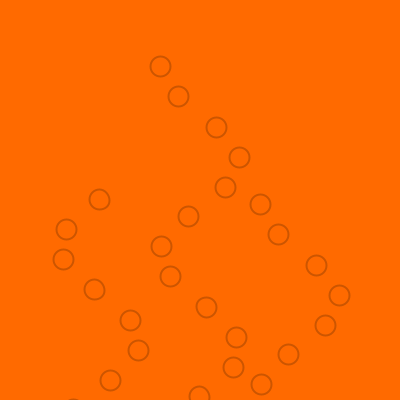
Frame 1 (no input)
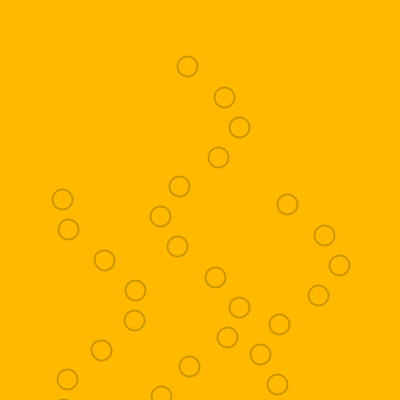
Frame 60 (the mouse pressed at the canvas centre just before this capture)
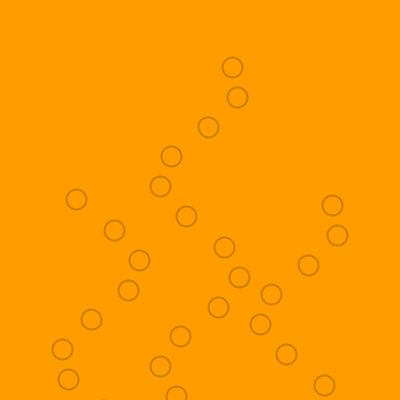
Frame 120 (the mouse held since frame 60 and released just before this capture)

The Processing sketch that drew these frames (run headless with seeded random() and noise(); from frame 60 on, the mouse is pressed at the canvas centre):

// Processing sketch: processing_121264
// ── processing_121264.pde

float counter = 0;

void setup()
{
  size(400, 400);
  colorMode(HSB, 360, 100, 100);
}

void draw()
{
  float h = map(sin(counter), -1, 1, 5, 45);
  background(h, 100, 100);
  counter += 0.001;
  noFill();
  stroke(h,100,80);
  strokeWeight(2);
  
  translate(width/4, height/2);

  float step = map(width/2, 0, width, 10, 50);
  float amplitude = map(height, 300, width, 20,40);

  for (int i=0; i<20; i++)
  {
    pushMatrix();
    rotate(PI/2);
    translate(step*i, sin(counter+i)*amplitude);
    
    ellipse(0, 0, 20, 20);
    popMatrix();

    pushMatrix();
    translate(width/4,-height/3);
    rotate(PI/2);
    translate(i*step, cos(counter+i)*amplitude);
    ellipse(0, 0, 20, 20);
    popMatrix();
    
    pushMatrix();
    translate(width/2, height/70);
    rotate(PI/2);
    translate(i*step, cos(counter+i)*amplitude);
    ellipse(0, 0, 20, 20);
    popMatrix();
    
    counter += 0.001;

  }
}
